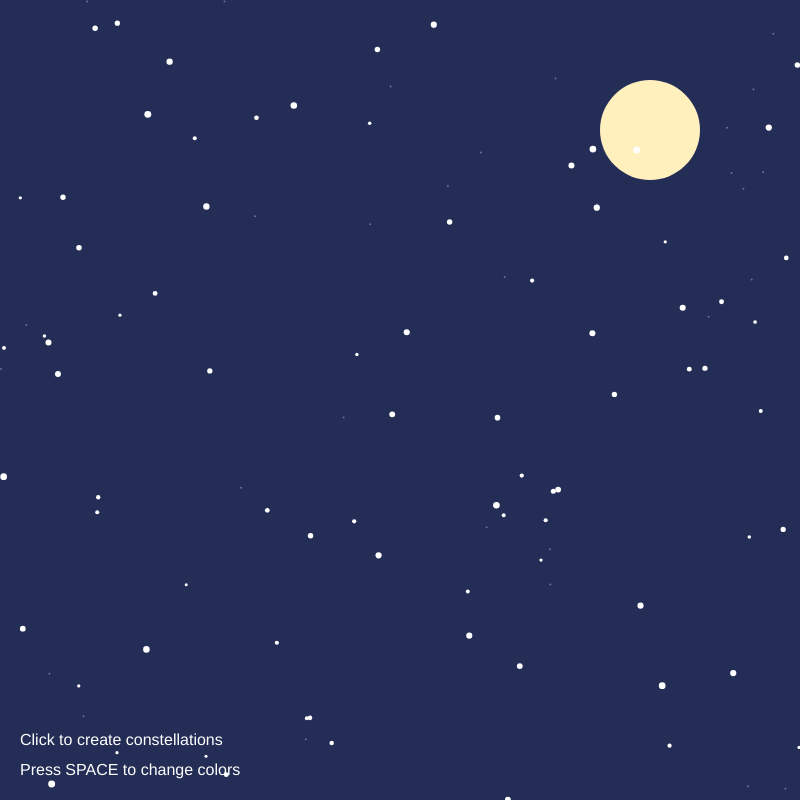
Frame 1 (no input)
Frame 60 (no input): identical to frame 1, image omitted
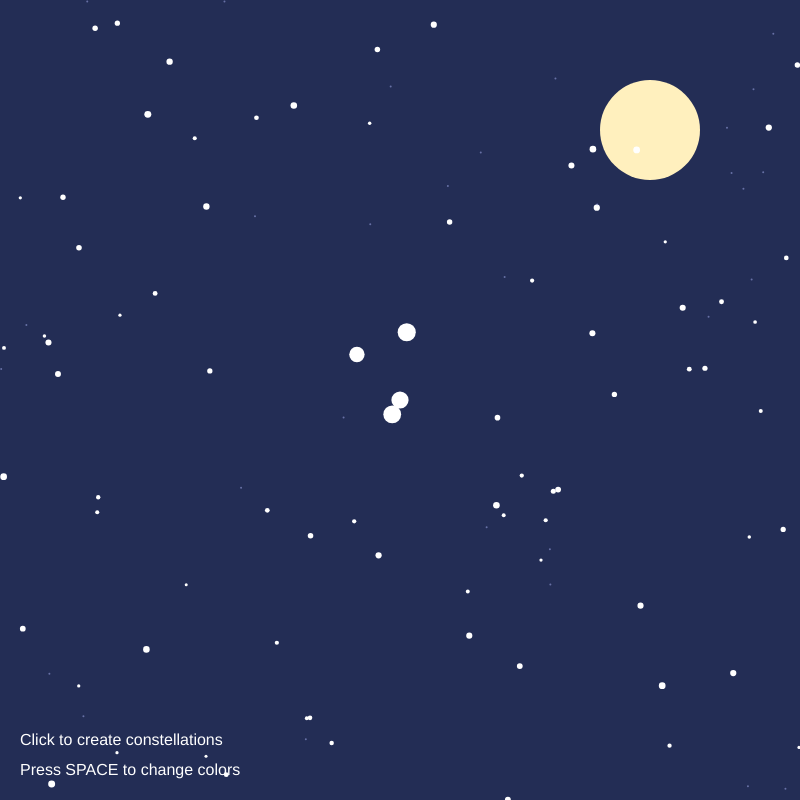
Frame 120 (the mouse pressed at the canvas centre since frame 60)

The p5.js sketch that drew these frames (run headless with seeded random() and noise() and a simulated clock; from frame 60 on, the mouse is pressed at the canvas centre):

// p5.js sketch
// ── sketch.js
//Name: Cindi Liu
//Instructions:
//Click to create stars and connect them into constellations.
//Move the mouse near stars to make them glow.
//Press SPACE to change star colors.

let stars = [];

let starColors = [
  [255, 255, 255],
  [185, 200, 255],
  [255, 201, 242],
  [255, 232, 163]
];

let colorIndex = 0;
let smallStars = [];
let constellation = [];

function setup() {
  createCanvas(800, 800);

  // Create main stars
  for (let i = 0; i < 80; i++) {
    let x = random(width);
    let y = random(height);
    let s = random(3, 7);

    stars.push({ x: x, y: y, size: s });
  }

  // small background stars
  for (let i = 0; i < 30; i++) {
    let x = random(width);
    let y = random(height);

    smallStars.push({ x: x, y: y });
  }
}

function draw() {
  background(35, 45, 85);

  //  moon
  fill(255, 240, 190);
  noStroke();
  ellipse(650, 130, 100, 100);

  // constellation lines
  stroke(180, 200, 255, 180);
  strokeWeight(1);

  for (let i = 0; i < constellation.length - 1; i++) {
    line(
      constellation[i].x,
      constellation[i].y,
      constellation[i + 1].x,
      constellation[i + 1].y
    );
  }

  noStroke();

  // Draw main stars
  for (let i = 0; i < stars.length; i++) {
    let s = stars[i];

    let d = dist(mouseX, mouseY, s.x, s.y);

    // Change star size when mouse is nearby
    if (d < 80) {
      fill(
        starColors[colorIndex][0],
        starColors[colorIndex][1],
        starColors[colorIndex][2]
      );

      ellipse(s.x, s.y, s.size + 12);
    } else {
      fill(
        starColors[colorIndex][0],
        starColors[colorIndex][1],
        starColors[colorIndex][2]
      );

      ellipse(s.x, s.y, s.size);
    }
  }

  //  small background stars
  for (let i = 0; i < smallStars.length; i++) {
    fill(180, 190, 255, 120);
    ellipse(smallStars[i].x, smallStars[i].y, 2, 2);
  }

  // Instructions
  fill(255);
  textSize(16);
  text("Click to create constellations", 20, 745);
  text("Press SPACE to change colors", 20, 775);
}

//  create a new star
function mousePressed() {
  stars.push({
    x: mouseX,
    y: mouseY,
    size: random(4, 9)
  });

  // Save the clicked star for constellation lines
  constellation.push({
    x: mouseX,
    y: mouseY
  });
}

// Press SPACE to change colors
function keyPressed() {
  if (key === " ") {
    colorIndex = (colorIndex + 1) % starColors.length;
  }
}
